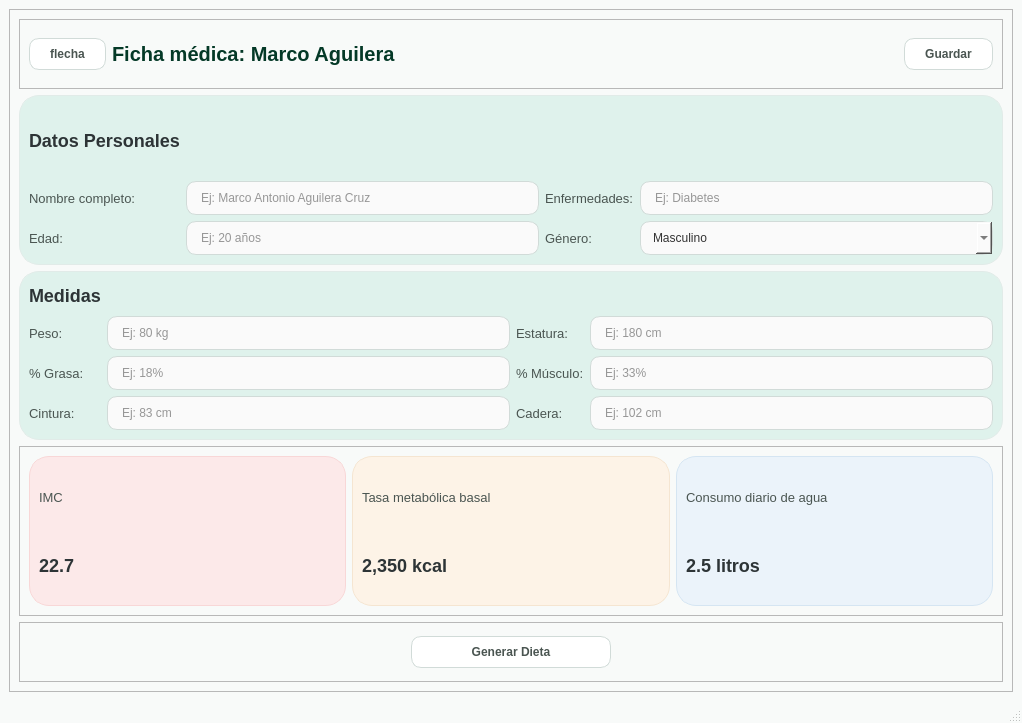
<?xml version="1.0" encoding="UTF-8"?>
<ui version="4.0">
 <class>MainWindow2</class>
 <widget class="QMainWindow" name="MainWindow2">
  <property name="geometry">
   <rect>
    <x>0</x>
    <y>0</y>
    <width>1022</width>
    <height>723</height>
   </rect>
  </property>
  <property name="windowTitle">
   <string>MainWindow</string>
  </property>
  <property name="styleSheet">
   <string notr="true">
QMainWindow#MainWindow2 {
    background-color: #F8FAF9;
}

QLabel {
    color: #4A5551;
    font-family: &quot;Segoe UI&quot;, &quot;Inter&quot;, sans-serif;
    font-size: 13px;
    border: none;
    background: transparent;
}

QLabel#label_nombre {
    font-size: 20px;
    font-weight: 800;
    color: #043927;
}

QFrame#frame_datos, QFrame#frame_medidas {
    background-color: #dff2ec ;
    border: 1px solid #E1EBE8;
    border-radius: 20px;
}

QLabel#lbl_seccion {
    font-size: 14px;
    font-weight: bold;
    color: #00A36C;
    text-transform: uppercase;
    letter-spacing: 1px;
}

QLineEdit, QDoubleSpinBox, QSpinBox, QComboBox {
    background-color: #FAFAFA;
    border: 1px solid #D1DBD8;
    border-radius: 10px;
    padding: 8px 12px;
    color: #333333;
    selection-background-color: #00A36C;
}

QLineEdit:focus, QDoubleSpinBox:focus, QComboBox:focus {
    border: 2px solid #00A36C;
    background-color: #FFFFFF;
}

QPushButton {
    background-color: white;
    border: 1px solid #D1DBD8;
    border-radius: 10px;
    padding: 8px 20px;
    font-weight: bold;
    color: #4A5551;
}

QPushButton:hover {
    background-color: #F0F5F3;
    border: 1px solid #00A36C;
}


QPushButton#btn_dieta {
    background-color: #00A36C;
    color: white;
    font-size: 15px;
    font-weight: bold;
    border: none;
    border-radius: 15px;
    padding: 40px;
}

QPushButton#btn_generar_dieta:hover {
    background-color: #008F5E;
}


QFrame#frame_imc { background-color: #FCE9E9; border: 1px solid #F8D7D7; border-radius: 20px; }
QFrame#frame_tmb { background-color: #FDF3E7; border: 1px solid #F5E5D1; border-radius: 20px; }
QFrame#frame_meta { background-color: #EBF3FA; border: 1px solid #D5E5F2; border-radius: 20px; }


QLabel#label_res, QLabel#label_res2, QLabel#label_res3, QLabel#lbl_dts, QLabel#lbl_medidas {
    font-size: 18px;
    font-weight: 800;
    color: #2D3436;
}</string>
  </property>
  <widget class="QWidget" name="centralwidget">
   <layout class="QVBoxLayout" name="verticalLayout">
    <item>
     <widget class="QFrame" name="frame">
      <property name="frameShape">
       <enum>QFrame::StyledPanel</enum>
      </property>
      <property name="frameShadow">
       <enum>QFrame::Raised</enum>
      </property>
      <layout class="QVBoxLayout" name="verticalLayout_2">
       <item>
        <widget class="QFrame" name="frame_2">
         <property name="maximumSize">
          <size>
           <width>16777215</width>
           <height>70</height>
          </size>
         </property>
         <property name="frameShape">
          <enum>QFrame::StyledPanel</enum>
         </property>
         <property name="frameShadow">
          <enum>QFrame::Raised</enum>
         </property>
         <layout class="QHBoxLayout" name="horizontalLayout">
          <item>
           <widget class="QPushButton" name="pushButton">
            <property name="text">
             <string>flecha</string>
            </property>
           </widget>
          </item>
          <item>
           <widget class="QLabel" name="label_nombre">
            <property name="text">
             <string>Ficha médica: Marco Aguilera</string>
            </property>
           </widget>
          </item>
          <item>
           <spacer name="horizontalSpacer">
            <property name="orientation">
             <enum>Qt::Horizontal</enum>
            </property>
            <property name="sizeHint" stdset="0">
             <size>
              <width>40</width>
              <height>20</height>
             </size>
            </property>
           </spacer>
          </item>
          <item>
           <widget class="QPushButton" name="pushButton_2">
            <property name="text">
             <string>Guardar</string>
            </property>
           </widget>
          </item>
         </layout>
        </widget>
       </item>
       <item>
        <widget class="QFrame" name="frame_datos">
         <property name="maximumSize">
          <size>
           <width>16777215</width>
           <height>16777215</height>
          </size>
         </property>
         <property name="frameShape">
          <enum>QFrame::StyledPanel</enum>
         </property>
         <property name="frameShadow">
          <enum>QFrame::Raised</enum>
         </property>
         <layout class="QGridLayout" name="gridLayout_3">
          <item row="2" column="0">
           <widget class="QLabel" name="label_17">
            <property name="text">
             <string>Nombre completo:</string>
            </property>
           </widget>
          </item>
          <item row="3" column="0">
           <widget class="QLabel" name="label_18">
            <property name="text">
             <string>Edad:</string>
            </property>
           </widget>
          </item>
          <item row="2" column="1">
           <widget class="QLineEdit" name="nombreCompleto">
            <property name="text">
             <string/>
            </property>
            <property name="placeholderText">
             <string>Ej: Marco Antonio Aguilera Cruz</string>
            </property>
           </widget>
          </item>
          <item row="3" column="1">
           <widget class="QLineEdit" name="lineEdit_edad">
            <property name="placeholderText">
             <string>Ej: 20 años</string>
            </property>
           </widget>
          </item>
          <item row="2" column="3">
           <widget class="QLineEdit" name="lineEdit_enfermedades">
            <property name="placeholderText">
             <string>Ej: Diabetes</string>
            </property>
           </widget>
          </item>
          <item row="2" column="2">
           <widget class="QLabel" name="label_3">
            <property name="text">
             <string>Enfermedades:</string>
            </property>
           </widget>
          </item>
          <item row="3" column="3">
           <widget class="QComboBox" name="comboBox">
            <item>
             <property name="text">
              <string>Masculino</string>
             </property>
            </item>
            <item>
             <property name="text">
              <string>Femenino</string>
             </property>
            </item>
           </widget>
          </item>
          <item row="3" column="2">
           <widget class="QLabel" name="label_19">
            <property name="text">
             <string>Género:</string>
            </property>
           </widget>
          </item>
          <item row="0" column="0">
           <widget class="QLabel" name="lbl_dts">
            <property name="text">
             <string>Datos Personales</string>
            </property>
           </widget>
          </item>
         </layout>
        </widget>
       </item>
       <item>
        <widget class="QFrame" name="frame_medidas">
         <property name="frameShape">
          <enum>QFrame::StyledPanel</enum>
         </property>
         <property name="frameShadow">
          <enum>QFrame::Raised</enum>
         </property>
         <layout class="QGridLayout" name="gridLayout">
          <item row="1" column="1">
           <widget class="QLineEdit" name="lineEdit">
            <property name="placeholderText">
             <string>Ej: 80 kg</string>
            </property>
           </widget>
          </item>
          <item row="2" column="0">
           <widget class="QLabel" name="label_6">
            <property name="text">
             <string>% Grasa:</string>
            </property>
           </widget>
          </item>
          <item row="1" column="0">
           <widget class="QLabel" name="label_5">
            <property name="text">
             <string>Peso:</string>
            </property>
           </widget>
          </item>
          <item row="2" column="1">
           <widget class="QLineEdit" name="lineEdit_2">
            <property name="placeholderText">
             <string>Ej: 18%</string>
            </property>
           </widget>
          </item>
          <item row="0" column="0">
           <widget class="QLabel" name="lbl_medidas">
            <property name="text">
             <string>Medidas</string>
            </property>
           </widget>
          </item>
          <item row="1" column="3">
           <widget class="QLineEdit" name="lineEdit_4">
            <property name="placeholderText">
             <string>Ej: 180 cm</string>
            </property>
           </widget>
          </item>
          <item row="3" column="3">
           <widget class="QLineEdit" name="lineEdit_6">
            <property name="placeholderText">
             <string>Ej: 102 cm</string>
            </property>
           </widget>
          </item>
          <item row="2" column="3">
           <widget class="QLineEdit" name="lineEdit_5">
            <property name="placeholderText">
             <string>Ej: 33%</string>
            </property>
           </widget>
          </item>
          <item row="3" column="1">
           <widget class="QLineEdit" name="lineEdit_3">
            <property name="placeholderText">
             <string>Ej: 83 cm</string>
            </property>
           </widget>
          </item>
          <item row="3" column="0">
           <widget class="QLabel" name="label_7">
            <property name="text">
             <string>Cintura:</string>
            </property>
           </widget>
          </item>
          <item row="1" column="2">
           <widget class="QLabel" name="label_8">
            <property name="text">
             <string>Estatura:</string>
            </property>
           </widget>
          </item>
          <item row="2" column="2">
           <widget class="QLabel" name="label_9">
            <property name="text">
             <string>% Músculo:</string>
            </property>
           </widget>
          </item>
          <item row="3" column="2">
           <widget class="QLabel" name="label_10">
            <property name="text">
             <string>Cadera:</string>
            </property>
           </widget>
          </item>
         </layout>
        </widget>
       </item>
       <item>
        <widget class="QFrame" name="frame_resultados">
         <property name="frameShape">
          <enum>QFrame::StyledPanel</enum>
         </property>
         <property name="frameShadow">
          <enum>QFrame::Raised</enum>
         </property>
         <layout class="QHBoxLayout" name="horizontalLayout_2">
          <item>
           <widget class="QFrame" name="frame_imc">
            <property name="frameShape">
             <enum>QFrame::StyledPanel</enum>
            </property>
            <property name="frameShadow">
             <enum>QFrame::Raised</enum>
            </property>
            <layout class="QVBoxLayout" name="verticalLayout_3">
             <item>
              <widget class="QLabel" name="label_11">
               <property name="text">
                <string>IMC</string>
               </property>
              </widget>
             </item>
             <item>
              <widget class="QLabel" name="label_res">
               <property name="text">
                <string>22.7</string>
               </property>
              </widget>
             </item>
            </layout>
           </widget>
          </item>
          <item>
           <widget class="QFrame" name="frame_tmb">
            <property name="frameShape">
             <enum>QFrame::StyledPanel</enum>
            </property>
            <property name="frameShadow">
             <enum>QFrame::Raised</enum>
            </property>
            <layout class="QVBoxLayout" name="verticalLayout_4">
             <item>
              <widget class="QLabel" name="label_13">
               <property name="text">
                <string>Tasa metabólica basal</string>
               </property>
              </widget>
             </item>
             <item>
              <widget class="QLabel" name="label_res2">
               <property name="text">
                <string>2,350 kcal</string>
               </property>
              </widget>
             </item>
            </layout>
           </widget>
          </item>
          <item>
           <widget class="QFrame" name="frame_meta">
            <property name="frameShape">
             <enum>QFrame::StyledPanel</enum>
            </property>
            <property name="frameShadow">
             <enum>QFrame::Raised</enum>
            </property>
            <layout class="QVBoxLayout" name="verticalLayout_5">
             <item>
              <widget class="QLabel" name="label_15">
               <property name="text">
                <string>Consumo diario de agua</string>
               </property>
              </widget>
             </item>
             <item>
              <widget class="QLabel" name="label_res3">
               <property name="text">
                <string>2.5 litros</string>
               </property>
              </widget>
             </item>
            </layout>
           </widget>
          </item>
         </layout>
        </widget>
       </item>
       <item>
        <widget class="QFrame" name="frame_btndieta">
         <property name="minimumSize">
          <size>
           <width>0</width>
           <height>0</height>
          </size>
         </property>
         <property name="maximumSize">
          <size>
           <width>16777215</width>
           <height>60</height>
          </size>
         </property>
         <property name="frameShape">
          <enum>QFrame::StyledPanel</enum>
         </property>
         <property name="frameShadow">
          <enum>QFrame::Raised</enum>
         </property>
         <layout class="QGridLayout" name="gridLayout_2">
          <item row="0" column="1">
           <widget class="QPushButton" name="btn_generar">
            <property name="minimumSize">
             <size>
              <width>200</width>
              <height>0</height>
             </size>
            </property>
            <property name="maximumSize">
             <size>
              <width>16777215</width>
              <height>16777215</height>
             </size>
            </property>
            <property name="text">
             <string>Generar Dieta</string>
            </property>
           </widget>
          </item>
          <item row="0" column="2">
           <spacer name="horizontalSpacer_3">
            <property name="orientation">
             <enum>Qt::Horizontal</enum>
            </property>
            <property name="sizeHint" stdset="0">
             <size>
              <width>40</width>
              <height>20</height>
             </size>
            </property>
           </spacer>
          </item>
          <item row="0" column="0">
           <spacer name="horizontalSpacer_2">
            <property name="orientation">
             <enum>Qt::Horizontal</enum>
            </property>
            <property name="sizeHint" stdset="0">
             <size>
              <width>40</width>
              <height>20</height>
             </size>
            </property>
           </spacer>
          </item>
         </layout>
        </widget>
       </item>
      </layout>
     </widget>
    </item>
   </layout>
  </widget>
  <widget class="QMenuBar" name="menubar">
   <property name="geometry">
    <rect>
     <x>0</x>
     <y>0</y>
     <width>1022</width>
     <height>26</height>
    </rect>
   </property>
  </widget>
  <widget class="QStatusBar" name="statusbar"/>
 </widget>
 <resources/>
 <connections/>
</ui>
